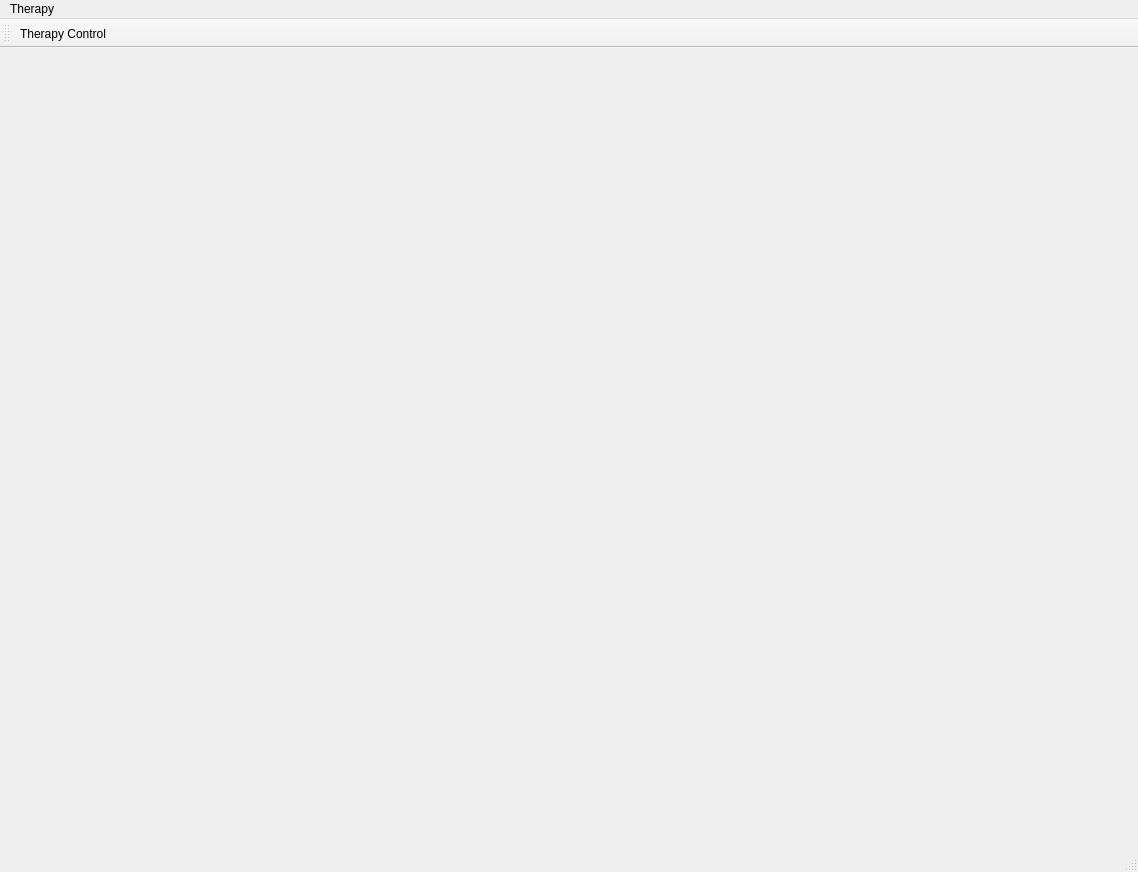
<?xml version="1.0" encoding="UTF-8"?>
<ui version="4.0">
 <class>MainWinUI</class>
 <widget class="QMainWindow" name="MainWinUI">
  <property name="geometry">
   <rect>
    <x>0</x>
    <y>0</y>
    <width>1138</width>
    <height>872</height>
   </rect>
  </property>
  <property name="windowTitle">
   <string>MainWindow</string>
  </property>
  <widget class="QWidget" name="centralwidget">
   <layout class="QGridLayout" name="gridLayout" columnstretch="2">
    <item row="0" column="0" rowspan="2">
     <widget class="QVTKWidget" name="qvtkWidget_3D"/>
    </item>
   </layout>
  </widget>
  <widget class="QMenuBar" name="menubar">
   <property name="geometry">
    <rect>
     <x>0</x>
     <y>0</y>
     <width>1138</width>
     <height>26</height>
    </rect>
   </property>
   <widget class="QMenu" name="menuTherapy">
    <property name="title">
     <string>Therapy</string>
    </property>
    <addaction name="actionTherapyControl"/>
   </widget>
   <addaction name="menuTherapy"/>
  </widget>
  <widget class="QStatusBar" name="statusbar"/>
  <widget class="QToolBar" name="toolBar">
   <property name="windowTitle">
    <string>toolBar</string>
   </property>
   <attribute name="toolBarArea">
    <enum>TopToolBarArea</enum>
   </attribute>
   <attribute name="toolBarBreak">
    <bool>false</bool>
   </attribute>
   <addaction name="actionTherapyControl"/>
  </widget>
  <action name="actionOpen">
   <property name="text">
    <string>Open</string>
   </property>
  </action>
  <action name="actionCamFly">
   <property name="text">
    <string>CamFly</string>
   </property>
  </action>
  <action name="actionReset">
   <property name="text">
    <string>Reset</string>
   </property>
  </action>
  <action name="actionResetSlice">
   <property name="text">
    <string>ResetSlice</string>
   </property>
  </action>
  <action name="actionPan">
   <property name="text">
    <string>Pan</string>
   </property>
  </action>
  <action name="actionDolly">
   <property name="text">
    <string>Dolly</string>
   </property>
  </action>
  <action name="actionSpin">
   <property name="text">
    <string>Spin</string>
   </property>
  </action>
  <action name="actionSlicePan">
   <property name="text">
    <string>SlicePan</string>
   </property>
  </action>
  <action name="actionSliceRotate">
   <property name="text">
    <string>SliceRotate</string>
   </property>
  </action>
  <action name="actionMark">
   <property name="text">
    <string>Mark</string>
   </property>
  </action>
  <action name="actionWindowLevel">
   <property name="text">
    <string>WindowLevel</string>
   </property>
  </action>
  <action name="actionDistance">
   <property name="text">
    <string>Distance</string>
   </property>
  </action>
  <action name="actionResetCamera">
   <property name="text">
    <string>ResetCamera</string>
   </property>
  </action>
  <action name="actionImportVolumeParams">
   <property name="text">
    <string>Import Volume Params</string>
   </property>
  </action>
  <action name="actionImportProfile">
   <property name="text">
    <string>ImportProfile</string>
   </property>
  </action>
  <action name="actionTherapyControl">
   <property name="text">
    <string>Therapy Control</string>
   </property>
  </action>
  <action name="actionVOI">
   <property name="text">
    <string>VOI</string>
   </property>
  </action>
  <action name="actionForeground">
   <property name="text">
    <string>Foreground</string>
   </property>
  </action>
  <action name="actionBackground">
   <property name="text">
    <string>Background</string>
   </property>
  </action>
  <action name="actionCursor">
   <property name="text">
    <string>Cursor</string>
   </property>
  </action>
  <action name="actionSegmentation">
   <property name="text">
    <string>Segmentation</string>
   </property>
  </action>
  <action name="actionClean">
   <property name="text">
    <string>Clean</string>
   </property>
  </action>
  <action name="actionMesh">
   <property name="text">
    <string>Mesh</string>
   </property>
  </action>
  <action name="actionVolume">
   <property name="text">
    <string>Volume</string>
   </property>
  </action>
 </widget>
 <customwidgets>
  <customwidget>
   <class>QVTKWidget</class>
   <extends>QWidget</extends>
   <header>QVTKWidget.h</header>
  </customwidget>
 </customwidgets>
 <resources/>
 <connections/>
</ui>
